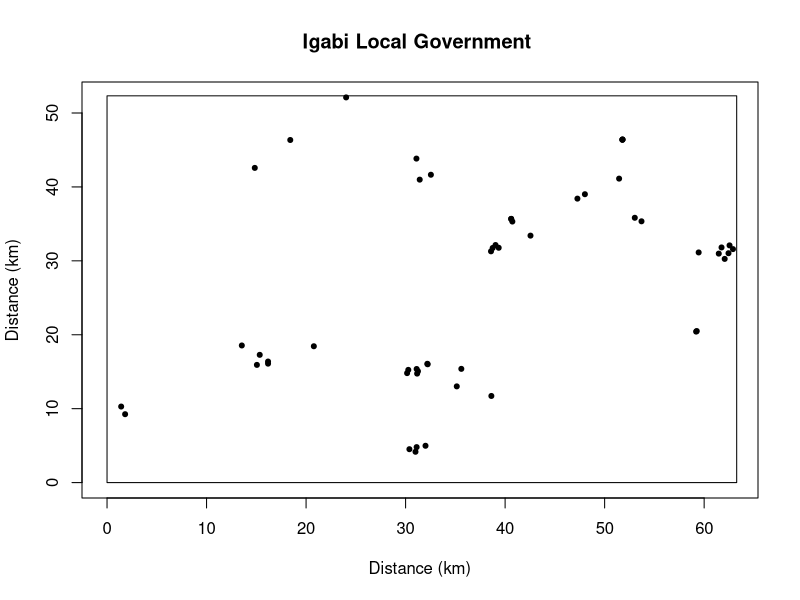
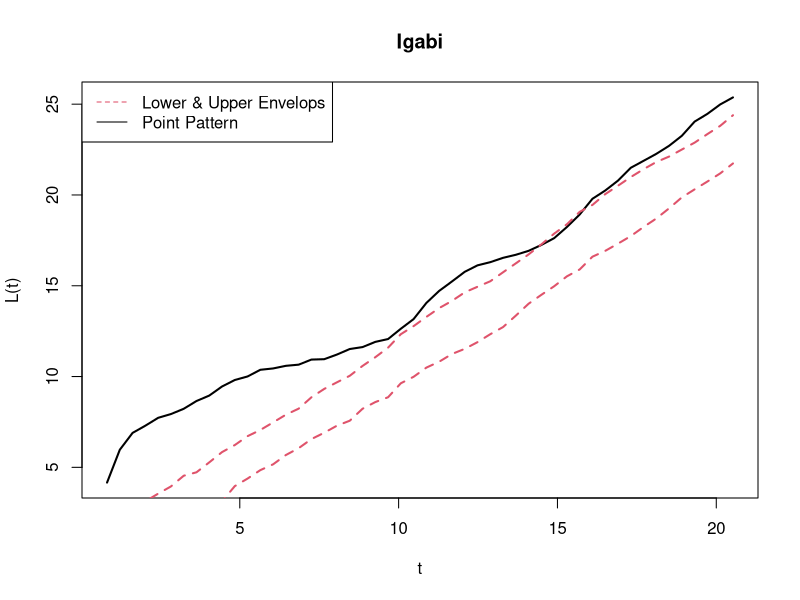
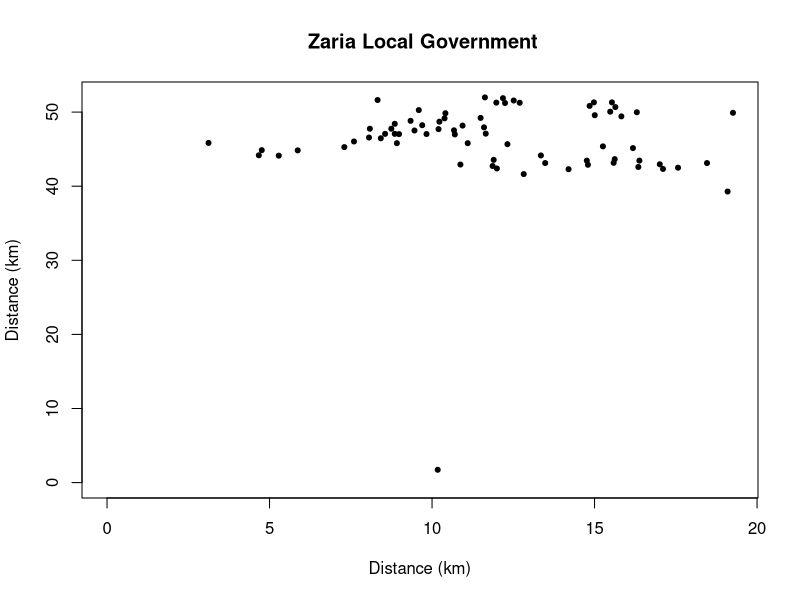
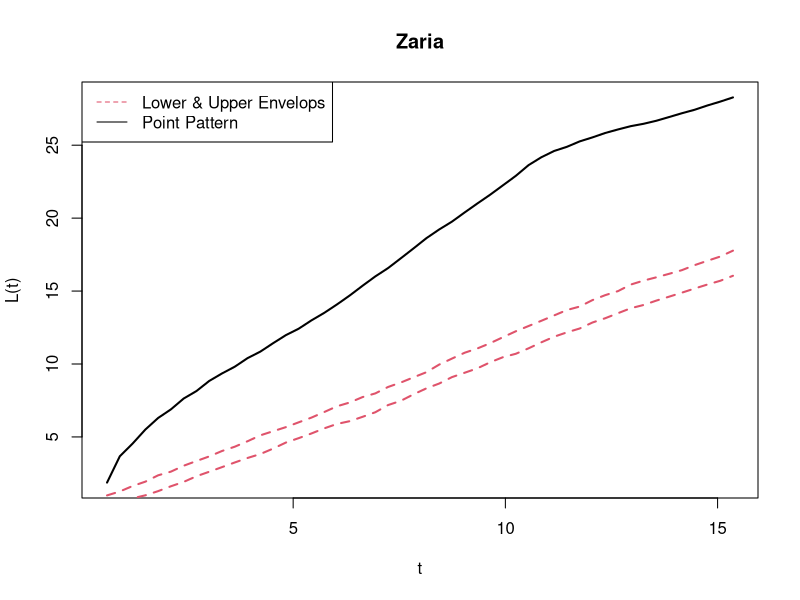

These figures' R source, in order:
## ---- chunk 1
rippley_plot<- function(D,w){
  # D is the coordinates of the rectangular window
  # w is the coordinates of patients' locations
  
  # initial step is to check if the arguments 'D' and 'w' are matrices
  if(is.matrix(D)==TRUE & is.matrix(w)==TRUE){
    
    # Calculating the Euclidean distances of the two sides of the rectangular window
    a<-sqrt(sum((D[2,]-D[1,])^2))
    b<- sqrt(sum((D[3,]-D[2,])^2))
    
    # Calculating the area of the rectangular window
    A<- a*b
    
    # Calculating the length of the diagonal of the rectangular window
    # Note that this is the longest distance in the rectangular window
    d<- sqrt(sum((D[3,]-D[1,])^2))
    
    # Specifying the sequence for incrementing the radius used to calculate
    # distance from the nearest neighbour
    t<- seq(from=d/100,to=d/4, length=50)
    Pi<- acos(-1)
    x0<- D[1,1]; y0<- D[1,2]; x1<- D[3,1]; y1<- D[3,2]
    
    Kk<- function(w,t,D){
      n<- 1:nrow(w)
      wij<-0
      # Specifying the edges of the rectangular window
      x0<- D[1,1]; y0<- D[1,2]
      x1<- D[3,1]; y1<- D[3,2]
      
      for(i in n){
        # We shall compute the distance between any point and every other point
        # within the rectangular window
        for(j in n[-i]){
          
          x<- w[i,1]
          y<- w[i,2]
          rij<-sqrt(sum((w[i,]-w[j,])^2))
          if(rij<=t){
            # At the boundary of the window
            # And at the corner points of the window
            if(x==x0){
              if(y==y0 | y==y1) theta<- 3/2*Pi
              if((y1-y)>=t & (y-y0)>=t) theta<- Pi
            }
            if(x==x1){
              if(y==y0 | y==y1) theta<- 3/2*Pi
              if((y1-y)>=t & (y-y0)>=t) theta<- Pi
            }
            if((x-x0)>=t & (x1-x)>=t){
              if(y==y0 | y==y1) theta<- Pi
            }
            
            # For points inside the window
            if(x>x0 & (x-x0)<t){
              if(y>y0 & (y-y0)<t) theta<- Pi/2 + acos((x-x0)/t) + acos((y-y0)/t)
              if((y-y0)>=t & y<=(y1-t)) theta<- 2*acos((x-x0)/t)
              if(y>(y1-t) & y<y1){
                theta<- Pi/2 + acos((y1-y)/t) + acos((x-x0)/t)}
            }
            if((x-x0)>=t & x<=(x1-t)){
              if(y>y0 & (y-y0)<t) theta<- 2*acos((y-y0)/t)
              if((y-y0)>=t & y<=(y1-t)) theta<- 0
              if(y>(y1-t) & y<y1) theta<- 2*acos((y1-y)/t)
            }
            if(x>(x1-t) & x<x1){
              if(y>y0 & (y-y0)<t) theta<- Pi/2 + acos((y-y0)/t) + acos((x1-x)/t)
              if((y-y0)>=t & y<=(y1-t)) theta<- 2*acos((x1-x)/t)
              if(y>(y1-t) & y<y1) theta<- Pi/2 + acos((x1-x)/t) + acos((y1-y)/t)
            }
            wij<- wij + 2*Pi/(2*Pi-theta)
            
          }
          else wij<- wij
        }
      }
      wij
    }
    ysam<- array(data = NA, dim = length(t))
    for(i in 1:length(t)){
      K<- A*Kk(w,t[i],D)/(nrow(w)*(nrow(w)-1))
      ysam[i]<- sqrt(K/Pi)
    }
    #library(splines)
    #ty1<- smooth.spline(t,ysam)
    
    forest<- matrix(data = NA, nrow = length(t),ncol = 101)
    sim.w<- matrix(data = NA, nrow = nrow(w),ncol = 2)
    sim.w[,1]<-runif(n=nrow(w),min = x0, max = x1)
    sim.w[,2]<-runif(n=nrow(w),min = y0, max = y1)
    for(i in 1:length(t)){
      K<- A*Kk(sim.w,t[i],D)/(nrow(w)*(nrow(w)-1))
      forest[i,1]<- sqrt(K/Pi)
    }
    
    for(j in 2:99){
      sim.w[,1]<-runif(n=nrow(w),min = x0, max = x1)
      sim.w[,2]<-runif(n=nrow(w),min = y0, max = y1)
      for(i in 1:length(t)){
        
        K<- A*Kk(sim.w,t[i],D)/(nrow(w)*(nrow(w)-1))
        forest[i,j]<- sqrt(K/Pi)
      }
    }
    
    for(i in 1:length(t)){
      forest[i,100]<- min(forest[i,1:99])
      forest[i,101]<- max(forest[i,1:99])
    }
    
    
    plot(t,ysam,type='l',xlab = 't',ylab = 'L(t)',col=1,lwd=2,
         main = deparse(substitute(w)))
    #ylim=range(0,max(ysam)))
    
    #for(i in 1:99){
    #ty<- smooth.spline(t,forest[,i])
    # lines(t,forest[,i])
    #}
    
    lines(t,lty=2,forest[,100],lwd=2,col=2)
    lines(t,lty=2,forest[,101],lwd=2,col=2)
    legend.txt<-c("Lower & Upper Envelops","Point Pattern")
    legend("topleft",legend = legend.txt,col = 2:1,lty=2:1)
  }
  
  else stop("D must be a matrix i.e. a set of coordinates\n
            w must also be a matrix i.e. a set of coordinates for locations")
}
## ---- chunk 2
# Reading in the coordinates for each patient's location
Igabi<-rbind(c(7.471633,10.633025),c(7.666651,10.916986),c(7.632595,10.850440),
             c(7.625814,10.845086),c(7.766627,10.783734),c(7.683822,10.817522),
             c(7.345764,10.647108),c(7.338226,10.655250),c(7.666648,10.916800),
             c(7.335663,10.643038),c(7.677754,10.821805),c(7.663557,10.869396),
             c(7.416433,10.968093),c(7.666450,10.916603),c(7.333747,10.882432),
             c(7.481472,10.635320),c(7.566922,10.817247),c(7.551693,10.788693),
             c(7.480084,10.893735),c(7.516599,10.616927),c(7.480718,10.632456),
             c(7.549097,10.785124),c(7.583340,10.800115),c(7.365869,10.916339),
             c(7.762582,10.778737),c(7.756276,10.785756),c(7.763533,10.788255),
             c(7.753778,10.778261),c(7.759131,10.771836),c(7.565851,10.820459),
             c(7.472727,10.636978),c(7.554549,10.785362),c(7.565851,10.820459),
             c(7.473721,10.540582),c(7.479224,10.537459),c(7.483058,10.868155),
             c(7.493171,10.874104),c(7.480265,10.543110),c(7.488295,10.544746),
             c(7.216362,10.583116),c(7.212793,10.592395),c(7.322010,10.666635),
             c(7.520727,10.638215),c(7.490240,10.643794),c(7.489954,10.644365),
             c(7.480266,10.638034),c(7.735575,10.779688),c(7.547916,10.605276),
             c(7.387207,10.665683),c(7.547590,10.781053),c(7.733281,10.683488),
             c(7.733852,10.684154),c(7.345764,10.644545))

# This is the coordinates for the rectangular window
IgabiWindow<-rbind(c(7.20,10.50),c(7.77,10.50),c(7.77,10.97),c(7.20,10.97))

Igabi[,1]<- 111*(Igabi[,1]-IgabiWindow[1,1])
# Distance between two lattitudes is approximately 111km
Igabi[,2]<- 111.321*(Igabi[,2]-IgabiWindow[1,2])
# Distance between two longitudes is approximately 111.321km
IgabiWindow[,1]<- 111*(IgabiWindow[,1]-IgabiWindow[1,1])
IgabiWindow[,2]<- 111.321*(IgabiWindow[,2]-IgabiWindow[1,2])
IgabiWindow
## ---- chunk 3
plot(Igabi[,1],Igabi[,2],pch=20,xlim = range(0,max(Igabi[,1])),
     ylim = range(0,max(Igabi[,2])), xlab = "Distance (km)", ylab = "Distance (km)",
     main = "Igabi Local Government ")
identify(Igabi[,1],Igabi[,2])
polygon(IgabiWindow[,1],IgabiWindow[,2])
## ---- chunk 4
# Using the Rippley estimator to determine disease spread pattern using the plot
rippley_plot(D=IgabiWindow,w=Igabi)
## ---- chunk 5
# Inputing another data 
Zaria<- rbind(c(7.766274,11.001718), c(7.740992,11.010343), c(7.755566,11.010343), 
              c(7.716067,11.000825), c(7.715175,11.011235), c(7.728262,11.016589),
              c(7.745453,11.027594), c(7.714877,11.003800), c(7.705954,11.005584),
              c(7.729451,11.007369), c(7.753781,11.025512), c(7.774304,11.007369),
              c(7.755269,11.002610), c(7.761217,11.005882), c(7.741289,11.005287),
              c(7.748428,11.007666), c(7.748725,11.012128), c(7.762110,11.000230),
              c(7.735935,10.999933), c(7.723503,10.993984), c(7.701790,11.067771),
              c(7.699661,10.635530), c(7.718982,11.030271), c(7.707977,11.031461),
              c(7.711546,11.062096), c(7.706549,11.052781), c(7.701552,11.061585),
              c(7.692142,11.058568), c(7.695366,11.053257), c(7.694414,11.071579),
              c(7.686800,11.048974), c(7.688941,11.042466), c(7.693224,11.046832),
              c(7.687751,11.054922), c(7.685074,11.042763), c(7.680851,11.048974),
              c(7.683885,11.037410), c(7.687751,11.042787), c(7.696555,11.042549),
              c(7.699887,11.048498), c(7.700125,11.057540), c(7.747476,11.069675),
              c(7.754852,11.068961), c(7.748904,11.075219), c(7.750569,11.063964),
              c(7.743193,11.065392), c(7.712974,11.043025), c(7.712498,11.050639),
              c(7.747952,11.080930), c(7.741765,11.076647), c(7.742955,11.080930),
              c(7.688346,11.031461), c(7.676449,11.033543), c(7.680613,11.038302),
              c(7.650074,11.016790), c(7.655613,11.016342), c(7.673772,11.026702),
              c(7.660852,11.022759), c(7.650886,11.023007), c(7.704170,11.047070),
              c(7.704408,11.042073), c(7.717750,11.086023), c(7.720730,11.083192),
              c(7.718317,11.080177), c(7.722388,11.080478), c(7.636134,11.031772),
              c(7.682992,11.083785), c(7.780015,10.972867), c(7.712739,11.086961),
              c(7.715905,11.080629), c(7.781502,11.068319))


ZariaWindow<- rbind(c(7.608,10.62),c(7.802,10.62),c(7.802,11.137),c(7.608,11.137))

Zaria[,1]<- 111*(Zaria[,1]-ZariaWindow[1,1])
# Distance between two lattitudes is approximately 111km
Zaria[,2]<- 111.321*(Zaria[,2]-ZariaWindow[1,2])
# Distance between two longitudes is approximately 111.321km
ZariaWindow[,1]<- 111*(ZariaWindow[,1]-ZariaWindow[1,1])
ZariaWindow[,2]<- 111.321*(ZariaWindow[,2]-ZariaWindow[1,2])
## ---- chunk 6
plot(Zaria[,1],Zaria[,2],pch= 20,
     xlim = range(0,max(Zaria[,1])),
     ylim = range(0,max(Zaria[,2])), 
     xlab = "Distance (km)", ylab = "Distance (km)",
     main = " Zaria Local Government")
## ---- chunk 7
rippley_plot(D=ZariaWindow,w=Zaria)
